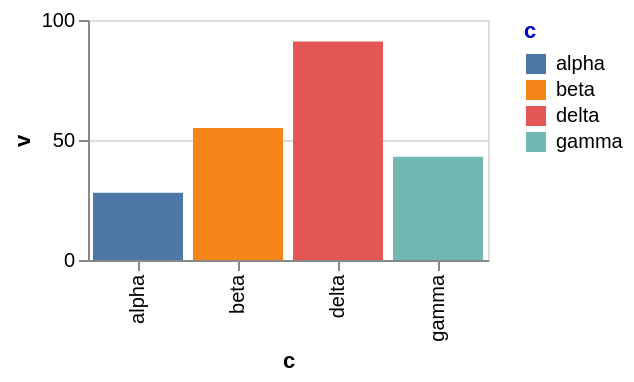

The Vega-Lite source for this figure:
### Vega-Lite specification from a JSON file in a GitHub repository (floating-point values rounded to 4 significant figures)
{"$schema": "https://vega.github.io/schema/vega-lite/v6.json", "width": 200, "height": 120, "data": {"values": [{"c": "alpha", "v": 28, "w": 3, "t": "2024-01-07"}, {"c": "beta", "v": 55, "w": 7, "t": "2024-03-19"}, {"c": "gamma", "v": 43, "w": 5, "t": "2024-06-02"}, {"c": "delta", "v": 91, "w": 9, "t": "2024-09-11"}]}, "mark": "bar", "encoding": {"x": {"field": "c", "type": "nominal"}, "y": {"field": "v", "type": "quantitative"}, "color": {"field": "c", "type": "nominal"}}, "config": {"legend": {"titleColor": "mediumblue"}}}
